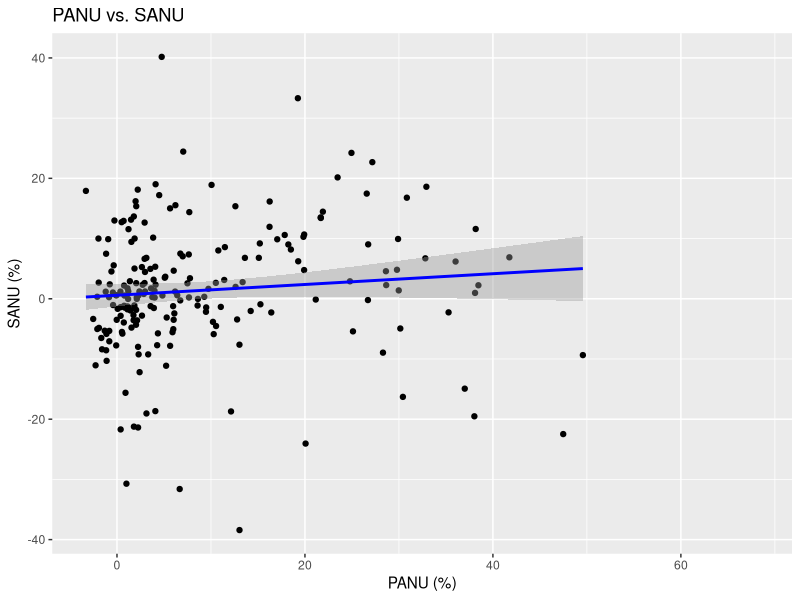
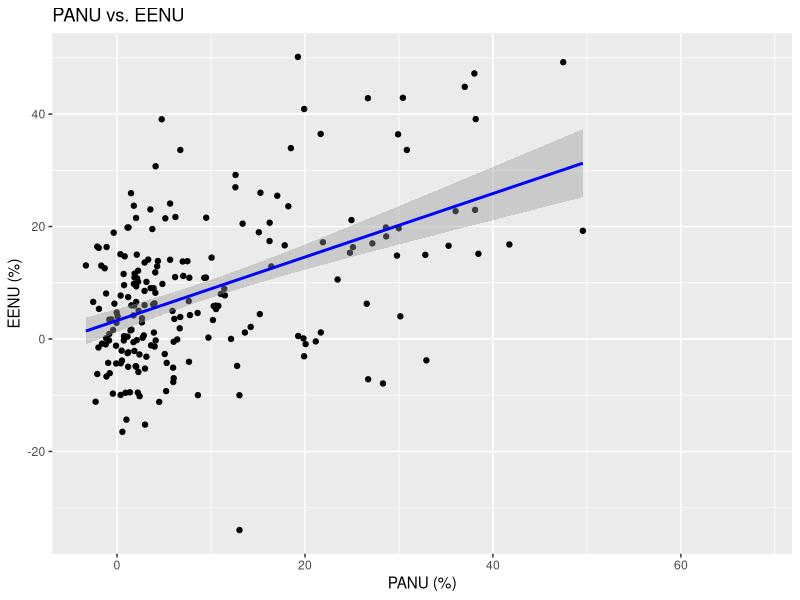
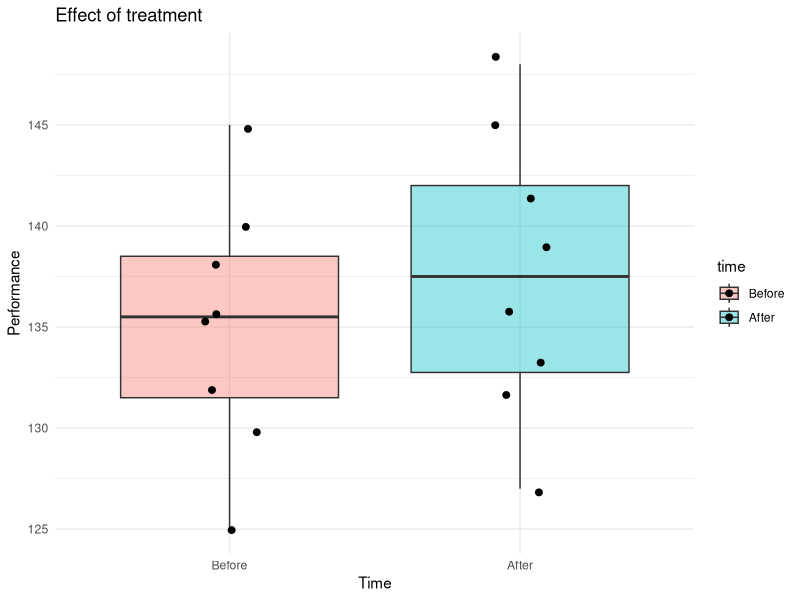

These charts were generated, in order, by the following R code: (Note: this script raises an error after producing the figures.)
## ---- chunk 1
nonuse <- read.csv("data/test_data/NonUse.csv", sep=",", header=TRUE)
head(nonuse)
summary(nonuse)
## ---- chunk 2
cor.test(nonuse$PANU, nonuse$SANU, method = "spearman")
## ---- chunk 3
cor.test(nonuse$PANU, nonuse$EENU, method = "spearman")
## ---- chunk 4
library(ggplot2)
ggplot(nonuse, aes(x=PANU, y=SANU)) +
  geom_point() +
  geom_smooth(method='lm', formula= y~x, color='blue', se=T) +
  # xlim(-10, 60) +
  # ylim(-50, 50) +
  
labs(title="PANU vs. SANU", x="PANU (%)", y="SANU (%)")
## ---- chunk 5

ggplot(nonuse, aes(x=PANU, y=EENU)) +
  geom_point() +
  geom_smooth(method='lm', formula= y~x, color='blue', se=T) +
  # xlim(-10, 60) +
  # ylim(-50, 50) +
  
labs(title="PANU vs. EENU", x="PANU (%)", y="EENU (%)")
## ---- chunk 6
lm_sanu <- lm(SANU ~ PANU, data=nonuse)
summary(lm_sanu)
coef(lm_sanu)
slope_1 <- coef(lm_sanu)[2]
intercept_1 <- coef(lm_sanu)[1] #?
cat("Regression equation: SANU=", slope_1, "PANU +", intercept_1, "\n")
## ---- chunk 7
lm_eenu <- lm(EENU ~ PANU, data=nonuse)
summary(lm_eenu)
coef(lm_eenu)
slope_2 <- coef(lm_eenu)[2]
intercept_2 <- coef(lm_eenu)[1] 
cat("Regression equation: EENU=", slope_2, "PANU +", intercept_2, "\n")
## ---- chunk 8
a <- 1 / slope_1
b <- -intercept_1 / slope_1

cat("Regression equation : PANU =", a, "* SANU +", b, "\n")

# PANU = a*EENU + b
a <- 1 / slope_2
b <- -intercept_2 / slope_2

cat("Regression equation : PANU =", a, "* EENU +", b, "\n")
## ---- chunk 9
prepost <- read.csv("data/test_data/PrePost.csv", sep=",", header=TRUE)
head(prepost)
summary(prepost)
## ---- chunk 10
before = prepost$perf[prepost$time=="Before"]
after = prepost$perf[prepost$time=="After"]

diff <- after - before
shapiro.test(diff)
## ---- chunk 11
resultat <- t.test(before, after, paired = TRUE)

resultat
## ---- chunk 12
df_plot <- data.frame(
  value = c(before, after),
  time  = factor(rep(c("Before", "After"), each = length(before)),
                 levels = c("Before", "After"))
)

library(ggplot2)
ggplot(df_plot, aes(x = time, y = value, fill = time)) +
  geom_boxplot(alpha = 0.4) +
  geom_jitter(width = 0.1, size = 2) +
  labs(title = "Effect of treatment",
       x = "Time", y = "Performance") +
  theme_minimal()
## ---- chunk 13
data_s <- read.table("data/test_data/snore.txt", header = TRUE)
head(snore)
summary(snore)
## ---- chunk 14
weight = data_s$weight
shapiro.test(weight)
## ---- chunk 15
boxplot(weight ~ snore, data = snore,
        main = "Weight by Snorer Status",
        xlab = "Snorer", ylab = "Weight")

wilcox.test(weight ~ snore, data = snore)
## ---- chunk 16
men = data_s$weight[data_s$sex=="H"]
women = data_s$weight[data_s$sex=="F"]

diff_HF = women - men
shapiro.test(diff_HF)
## ---- chunk 17
resultat <- t.test(women, men, paired = FALSE)

resultat
## ---- chunk 18
w_plot <- data.frame(
  value = c(women, men),
  time  = factor(rep(c("Women", "Men"), each = length(women)),
                 levels = c("Women", "Men"))
)

library(ggplot2)
ggplot(w_plot, aes(x = time, y = value, fill = time)) +
  geom_boxplot(alpha = 0.4) +
  geom_jitter(width = 0.1, size = 2) +
  labs(title = "Effect of sex on weight",
       x = "Sex", y = "Weight") +
  theme_minimal()
